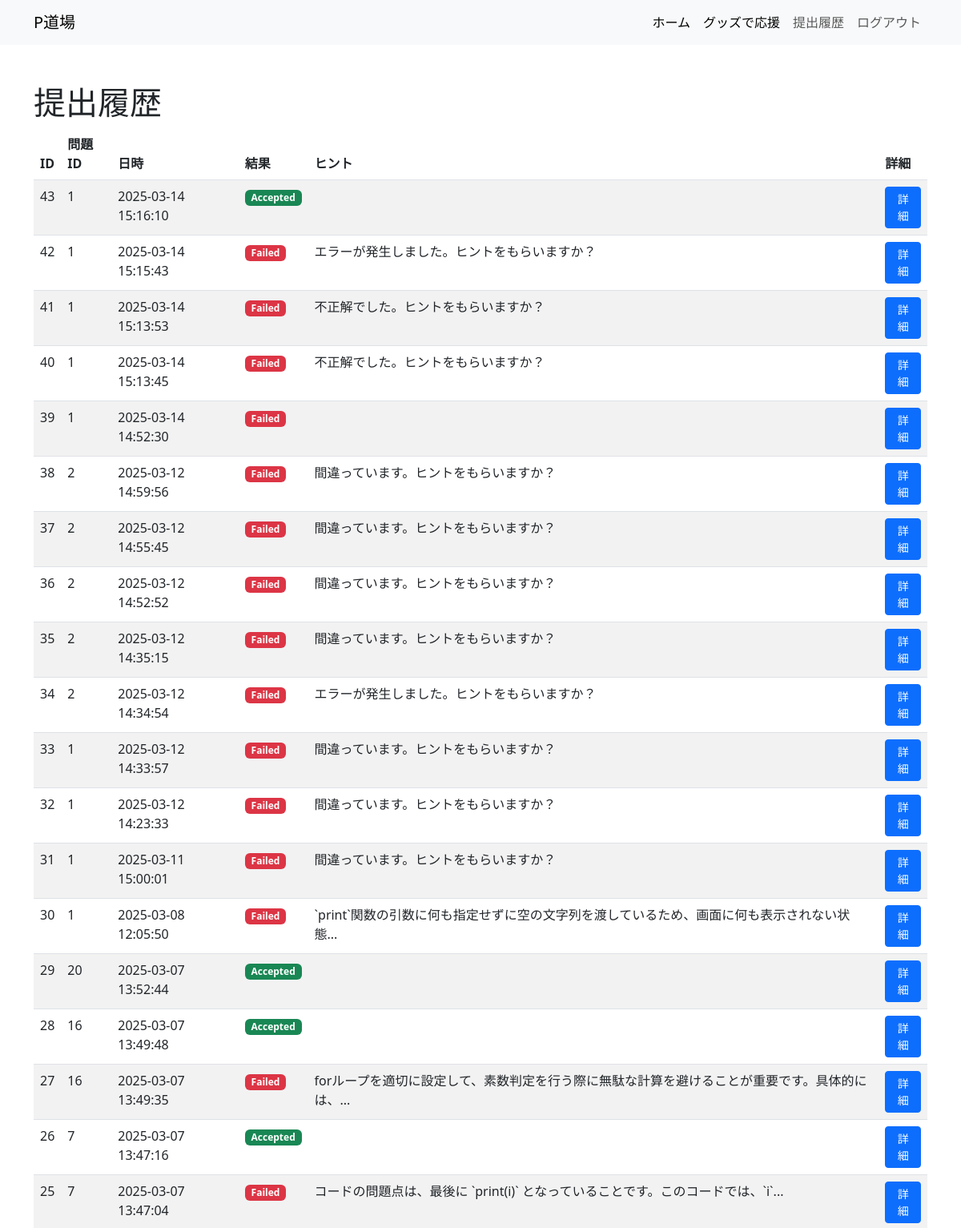
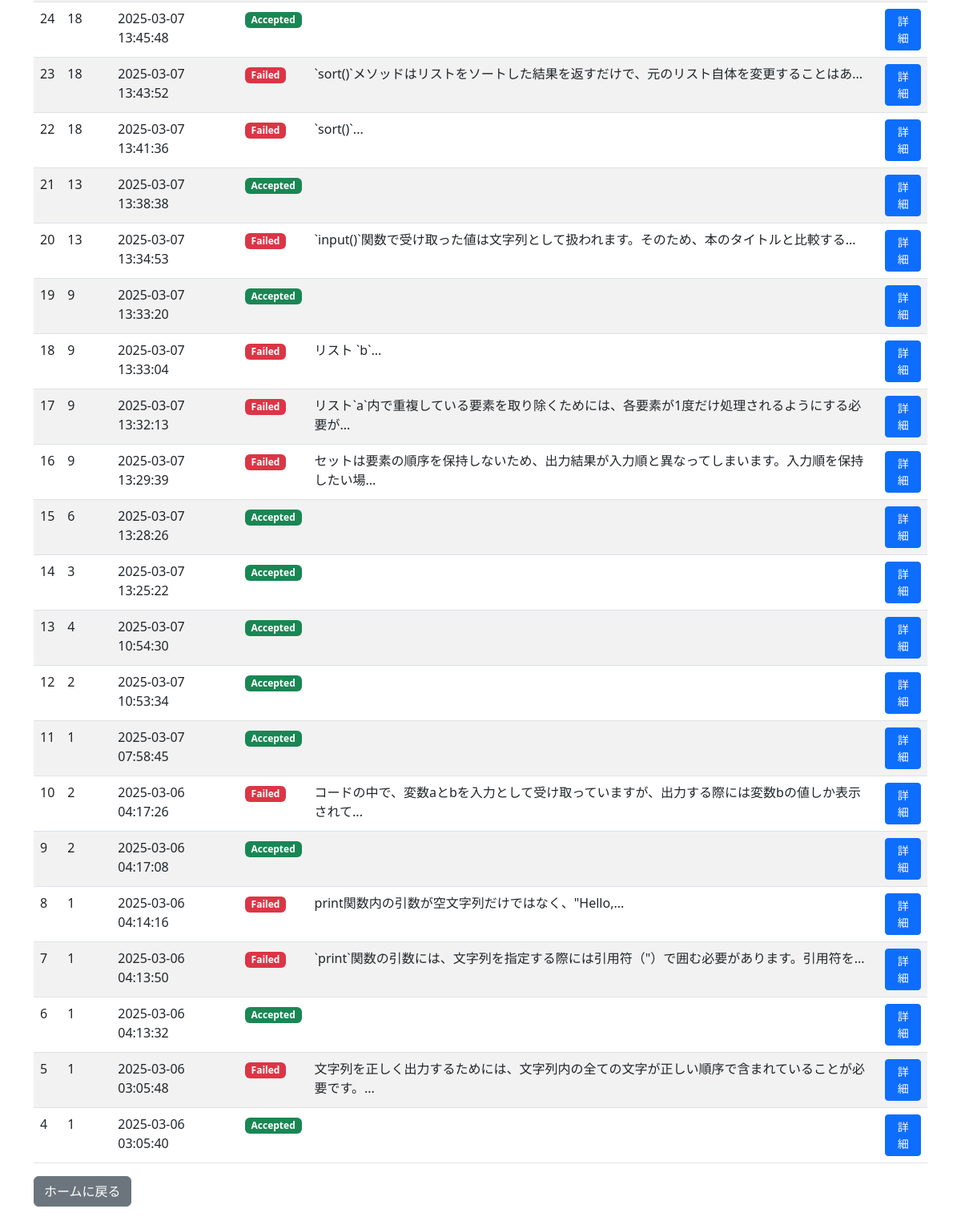
/submissions (signed in), run on the app's committed database (2 pictures, top to bottom).
### app.py (models this page shows)
class Submission(db.Model):
    id = db.Column(db.Integer, primary_key=True)
    user_id = db.Column(db.Integer, db.ForeignKey('user.id'), nullable=False)
    problem_id = db.Column(db.Integer, nullable=False)  # 提出された問題のID
    submission_time = db.Column(db.DateTime, default=datetime.now(timezone.utc))
    status = db.Column(db.String(50))  # "Accepted", "Wrong Answer", "Error"など
    code = db.Column(db.Text)          # ユーザーが提出したコード
    hint = db.Column(db.Text)          # GPTから得たヒント

### app.py (the view)
@app.route('/submissions')
@login_required
def submissions():
    submissions = Submission.query.filter_by(user_id=current_user.id).order_by(Submission.submission_time.desc()).all()
    return render_template('submissions.html', submissions=submissions)

### app.py (called while the page is built)
@login_manager.user_loader
def load_user(user_id):
    try:
        return db.session.get(User, int(user_id))
    except (ValueError, TypeError):
        return None

### templates/submissions.html (shortened to what this page needs)
<!DOCTYPE html>
<html>
  <head>
    <link
      href="https://cdn.jsdelivr.net/npm/bootstrap@5.3.0/dist/css/bootstrap.min.css"
      rel="stylesheet"
    />
  </head>
  <body>
    <nav class="navbar navbar-expand-lg navbar-light bg-light">
      <div class="container">
        <a class="navbar-brand" href="{{ url_for('index') }}">P道場</a>
        <div class="collapse navbar-collapse" id="navbarNav">
          <ul class="navbar-nav ms-auto">
            <li class="nav-item">
              <a
                class="nav-link active"
                aria-current="page"
                href="{{ url_for('index') }}"
                >ホーム</a
              >
            </li>
            <li class="nav-item">
              <a
                class="nav-link active"
                aria-current="page"
                href="{{ url_for('support') }}"
                >グッズで応援</a
              >
            </li>
            {% if current_user.is_authenticated %}
            <li class="nav-item">
              <a class="nav-link" href="{{ url_for('submissions') }}"
                >提出履歴</a
              >
            </li>
            <li class="nav-item">
              <a class="nav-link" href="{{ url_for('logout') }}">ログアウト</a>
            </li>
            {% endif %}
          </ul>
        </div>
      </div>
    </nav>
    <div class="container my-5">
      <h1>提出履歴</h1>
      {% if submissions %}
      <table class="table table-striped">
        <thead>
          <tr>
            <th>ID</th>
            <th>問題ID</th>
            <th>日時</th>
            <th>結果</th>
            <th>ヒント</th>
            <th>詳細</th>
          </tr>
        </thead>
        <tbody>
          {% for sub in submissions %}
          <tr>
            <td>{{ sub.id }}</td>
            <td>{{ sub.problem_id }}</td>
            <td>{{ sub.submission_time.strftime('%Y-%m-%d %H:%M:%S') }}</td>
            <td>
              {% if sub.status == "Accepted" %}
              <span class="badge bg-success">Accepted</span>
              {% elif sub.status == "Failed" %}
              <span class="badge bg-danger">Failed</span>
              {% else %}
              <span class="badge bg-warning text-dark">{{ sub.status }}</span>
              {% endif %}
            </td>
            <td>{{ sub.hint|truncate(50) }}</td>
            <td>
              <a
                href="{{ url_for('submission_detail', submission_id=sub.id) }}"
                class="btn btn-sm btn-primary"
                >詳細</a
              >
            </td>
          </tr>
          {% endfor %}
        </tbody>
      </table>
      {% else %}
      <p>まだ提出履歴はありません。</p>
      {% endif %}
      <a href="{{ url_for('index') }}" class="btn btn-secondary"
        >ホームに戻る</a
      >
    </div>
  </body>
</html>

### data on the page
Submission: id "43", problem_id "1", submission_time "2025-03-14 15:16:10", status "Accepted"
Submission: id "42", problem_id "1", submission_time "2025-03-14 15:15:43", status "Failed", hint "エラーが発生しました。ヒントをもらいますか？"
Submission: id "41", problem_id "1", submission_time "2025-03-14 15:13:53", status "Failed", hint "不正解でした。ヒントをもらいますか？"
Submission: id "40", problem_id "1", submission_time "2025-03-14 15:13:45", status "Failed", hint "不正解でした。ヒントをもらいますか？"
Submission: id "39", problem_id "1", submission_time "2025-03-14 14:52:30", status "Failed"
Submission: id "38", problem_id "2", submission_time "2025-03-12 14:59:56", status "Failed", hint "間違っています。ヒントをもらいますか？"
Submission: id "37", problem_id "2", submission_time "2025-03-12 14:55:45", status "Failed", hint "間違っています。ヒントをもらいますか？"
Submission: id "36", problem_id "2", submission_time "2025-03-12 14:52:52", status "Failed", hint "間違っています。ヒントをもらいますか？"
Submission: id "35", problem_id "2", submission_time "2025-03-12 14:35:15", status "Failed", hint "間違っています。ヒントをもらいますか？"
Submission: id "34", problem_id "2", submission_time "2025-03-12 14:34:54", status "Failed", hint "エラーが発生しました。ヒントをもらいますか？"
Submission: id "33", problem_id "1", submission_time "2025-03-12 14:33:57", status "Failed", hint "間違っています。ヒントをもらいますか？"
Submission: id "32", problem_id "1", submission_time "2025-03-12 14:23:33", status "Failed", hint "間違っています。ヒントをもらいますか？"
Submission: id "31", problem_id "1", submission_time "2025-03-11 15:00:01", status "Failed", hint "間違っています。ヒントをもらいますか？"
Submission: id "30", problem_id "1", submission_time "2025-03-08 12:05:50", status "Failed", hint "`print`関数の引数に何も指定せずに空の文字列を渡しているため、画面に何も表示されない状態..."
Submission: id "29", problem_id "20", submission_time "2025-03-07 13:52:44", status "Accepted"
Submission: id "28", problem_id "16", submission_time "2025-03-07 13:49:48", status "Accepted"
Submission: id "27", problem_id "16", submission_time "2025-03-07 13:49:35", status "Failed", hint "forループを適切に設定して、素数判定を行う際に無駄な計算を避けることが重要です。具体的には、..."
Submission: id "26", problem_id "7", submission_time "2025-03-07 13:47:16", status "Accepted"
Submission: id "25", problem_id "7", submission_time "2025-03-07 13:47:04", status "Failed", hint "コードの問題点は、最後に `print(i)` となっていることです。このコードでは、`i`..."
Submission: id "24", problem_id "18", submission_time "2025-03-07 13:45:48", status "Accepted"
Submission: id "23", problem_id "18", submission_time "2025-03-07 13:43:52", status "Failed", hint "`sort()`メソッドはリストをソートした結果を返すだけで、元のリスト自体を変更することはあ..."
Submission: id "22", problem_id "18", submission_time "2025-03-07 13:41:36", status "Failed", hint "`sort()`..."
Submission: id "21", problem_id "13", submission_time "2025-03-07 13:38:38", status "Accepted"
Submission: id "20", problem_id "13", submission_time "2025-03-07 13:34:53", status "Failed", hint "`input()`関数で受け取った値は文字列として扱われます。そのため、本のタイトルと比較する..."
Submission: id "19", problem_id "9", submission_time "2025-03-07 13:33:20", status "Accepted"
Submission: id "18", problem_id "9", submission_time "2025-03-07 13:33:04", status "Failed", hint "リスト `b`..."
Submission: id "17", problem_id "9", submission_time "2025-03-07 13:32:13", status "Failed", hint "リスト`a`内で重複している要素を取り除くためには、各要素が1度だけ処理されるようにする必要が..."
Submission: id "16", problem_id "9", submission_time "2025-03-07 13:29:39", status "Failed", hint "セットは要素の順序を保持しないため、出力結果が入力順と異なってしまいます。入力順を保持したい場..."
Submission: id "15", problem_id "6", submission_time "2025-03-07 13:28:26", status "Accepted"
Submission: id "14", problem_id "3", submission_time "2025-03-07 13:25:22", status "Accepted"
Submission: id "13", problem_id "4", submission_time "2025-03-07 10:54:30", status "Accepted"
Submission: id "12", problem_id "2", submission_time "2025-03-07 10:53:34", status "Accepted"
Submission: id "11", problem_id "1", submission_time "2025-03-07 07:58:45", status "Accepted"
Submission: id "10", problem_id "2", submission_time "2025-03-06 04:17:26", status "Failed", hint "コードの中で、変数aとbを入力として受け取っていますが、出力する際には変数bの値しか表示されて..."
Submission: id "9", problem_id "2", submission_time "2025-03-06 04:17:08", status "Accepted"
Submission: id "8", problem_id "1", submission_time "2025-03-06 04:14:16", status "Failed", hint "print関数内の引数が空文字列だけではなく、\"Hello,..."
Submission: id "7", problem_id "1", submission_time "2025-03-06 04:13:50", status "Failed", hint "`print`関数の引数には、文字列を指定する際には引用符（\"）で囲む必要があります。引用符を..."
Submission: id "6", problem_id "1", submission_time "2025-03-06 04:13:32", status "Accepted"
Submission: id "5", problem_id "1", submission_time "2025-03-06 03:05:48", status "Failed", hint "文字列を正しく出力するためには、文字列内の全ての文字が正しい順序で含まれていることが必要です。..."
Submission: id "4", problem_id "1", submission_time "2025-03-06 03:05:40", status "Accepted"
